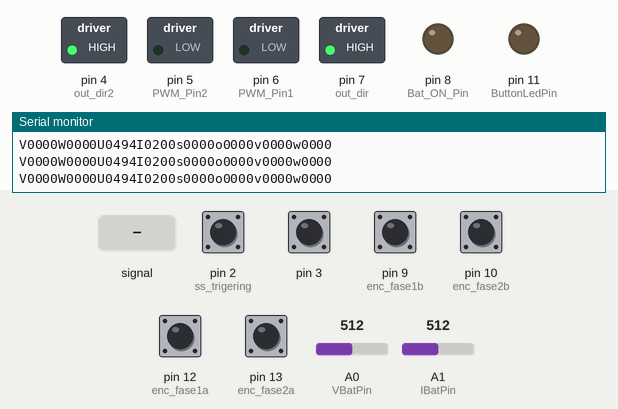
Bench run of a sketch on a simulated Arduino Uno, built with avr-gcc and run on an emulated ATmega328P. Parts: switched loads named in the sketch (green lamp = pin HIGH), output pins drawn as LEDs (lit = HIGH), the last lines printed to the serial monitor. Dashed ring = blinking. The test bench sets the inputs (shaded band); at power-on: pin 2 (ss_trigering), pin 3, pin 9 (enc_fase1b), pin 10 (enc_fase2b), pin 12 (enc_fase1a), pin 13 (enc_fase2a) HIGH, A0 (VBatPin) = 512, A1 (IBatPin) = 512. Pins used as bus, display or sensor lines are not drawn.

Above: at 1.2 s.
1.3 s: A0 (VBatPin) fed a 2 Hz sine of ±306 counts around its level
At 1.62 s:
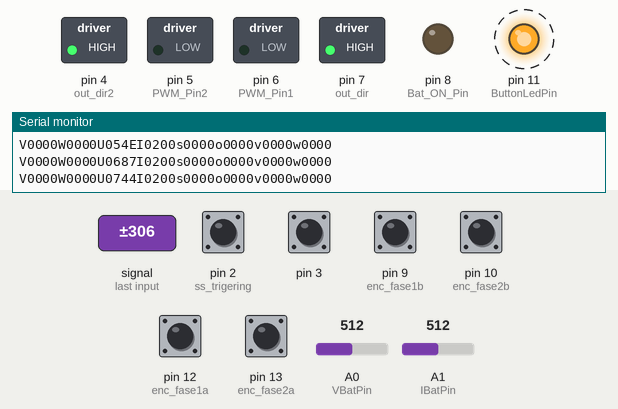
4.3 s: A0 (VBatPin) fed a 50 Hz sine of ±306 counts around its level
At 5.0 s:
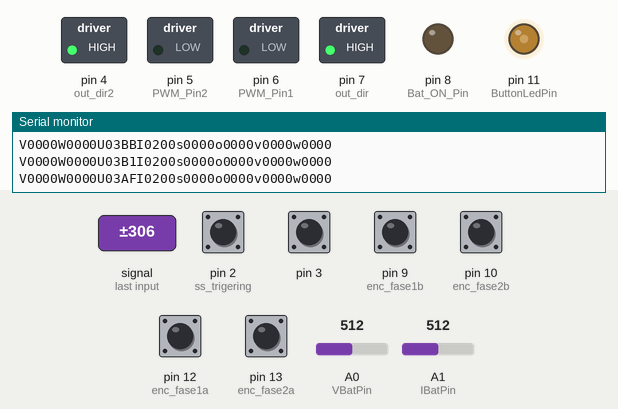
5.8 s: A0 (VBatPin) set to 0
At 6.3 s:
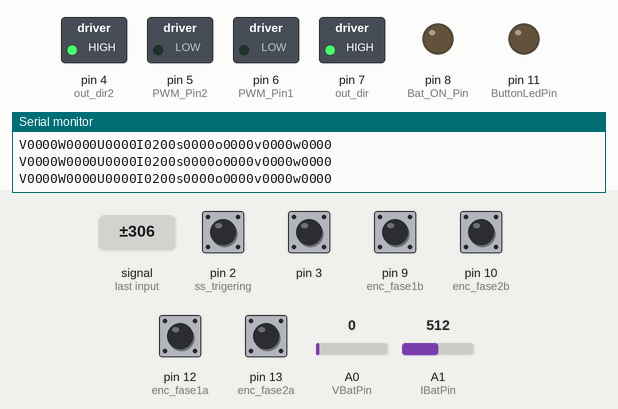
Timing chart, 0 to 8.8 s (numbered marks = the images above; inputs shaded):
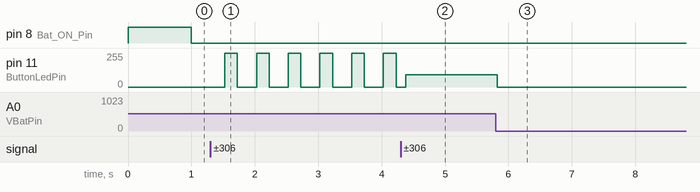

Measured:
- after the input at 1.3 s, pin 11 (ButtonLedPin): alternates 255/255 for 0.20 s and 0/255 for 0.30 s, starting after 0.23 s
- after the input at 5.8 s, pin 11 (ButtonLedPin): 92/255 → 0/255 at once

The sketch:

L298Duino.ino
```cpp
#include <TimerOne.h>
#include "proj_types.h"
#include "micros_sonar.h"

int pwm1 = 0;
int pwm2 = 0;

const int PWM_Pin1 = 6;
const int PWM_Pin2 = 5;

const int out_dir = 7;
const int out_dir2 = 4;

const int enc_fase1a = 12;
const int enc_fase2a = 13;

const int enc_fase1b = 9;
const int enc_fase2b = 10;

const int Bat_ON_Pin = 8;
//const int LedPin = 13;
const int ButtonLedPin = 11;

#define RELAY_ON 0
#define RELAY_OFF 1

const int VBatPin = A0;
const int IBatPin = A1;

const int SonarATrig = A2;
const int SonarBTrig = A3;

// 2  <- SonarA echo
// 3  <- SonarB echo
// 4  -> Dir1
// 5  -> PWM1
// 6  -> PWM2
// 7  -> Dir2
// 8  -> Bat_on
// 9  <- enc1b
// 10 <- enc2b
// 11 -> Button LED
// 12 <- enc1a
// 13 <- enc2a

// A0 <- VBat
// A1 <- IBat
// A2 -> SonarA Trig
// A3 -> SonarB Trig
// A4
// A5
// A6

byte enc1_state, old1_state;

volatile unsigned int enc1;

byte enc2_state, old2_state;

volatile unsigned int enc2;

unsigned long currentTime;
unsigned long loopTime;

PID_t pid[2];
int odo[2];
int last_odo[2];

float w_odo[2];
float w_ref[2];
int PID_out[2];

int motor_timeout = 200;
unsigned long last_motor_com;

uint8_t sonar_side;

int frame;
char curChannel;
char frameHexData[4];

void setup_time()
{
  currentTime = millis();
  loopTime = currentTime;
}

void setup_PIDs(void)
{
  pid[0].Kp = 0.008;
  pid[0].Ki = 1e-2;
  pid[0].Kd = 0; //1e-3;
  pid[0].Kf = 1.5e-3;
  pid[0].scale = 255;
  pid[0].dt = 0.04;
  pid[0].active = 1;

  pid[1] = pid[0];
}

float calc_pid(PID_t& pid, float w_ref, float w)
{
  float de, Se;
  pid.e = w_ref - w;
  pid.last_e = pid.e;
  pid.w = w;
  pid.w_ref = w_ref;

  Se = pid.Se + pid.e * pid.dt;
  de = (pid.e - pid.last_e) / pid.dt;

  // Remove integration for zero reference
  if (w_ref == 0) {
    Se = 0;
  }

  // Calc PID output
  pid.m = pid.Kp * pid.e + pid.Ki * Se + pid.Kd * de + pid.Kf * pid.w_ref;

  // Anti windup
  if (abs(pid.m) > 1) {
    pid.m = pid.m + pid.Ki * (pid.Se - Se);
  } else {
    pid.Se = Se;
  }

  if (pid.m > 1) {
    pid.m = 1;
  } else if (pid.m < -1) {
    pid.m = -1;
  }

  return pid.m * pid.scale;
}


void callback(void)
{
  if (digitalRead(enc_fase2a)) enc1_state = 2;
  else enc1_state = 0;
  if (digitalRead(enc_fase1a)) enc1_state += 1;

   if (digitalRead(enc_fase2b)) enc2_state = 2;
  else enc2_state = 0;
  if (digitalRead(enc_fase1b)) enc2_state += 1;
  sei();

/////////////////////
  if (old1_state == 0) {
    if (enc1_state == 1) {
      enc1++;
    }

    if (enc1_state == 2) {
      enc1--;
    }
  }

  if (old1_state == 1) {
    if (enc1_state == 3) {
      enc1++;
    }

    if (enc1_state == 0) {
      enc1--;
    }
  }


  if (old1_state == 2) {
    if (enc1_state == 0) {
      enc1++;
    }

    if (enc1_state == 3) {
      enc1--;
    }
  }

  if (old1_state == 3) {
    if (enc1_state == 2)  {
      enc1++;
    }

    if (enc1_state == 1) {
      enc1--;
    }
  }

  old1_state = enc1_state;

//////////////
  if (old2_state == 0) {
    if (enc2_state == 1) {
      enc2++;
    }

    if (enc2_state == 2) {
      enc2--;
    }
  }

  if (old2_state == 1) {
    if (enc2_state == 3) {
      enc2++;
    }

    if (enc2_state == 0) {
      enc2--;
    }
  }

  if (old2_state == 2) {
    if (enc2_state == 0) {
      enc2++;
    }

    if (enc2_state == 3) {
      enc2--;
    }
  }

  if (old2_state == 3) {
    if (enc2_state == 2) {
      enc2++;
    }

    if (enc2_state == 1) {
      enc2--;
    }
  }

  old2_state = enc2_state;

}

////////////
void sendHexNibble(byte b)
{
  if (b < 10) {
    Serial.write('0' + b);
  } else if (b < 16) {
    Serial.write('A' + (b - 10));
  }
}

void sendHexByte(byte b)
{
  sendHexNibble(b >> 4);
  sendHexNibble(b & 0x0F);
}


void sendChannel(unsigned char c, int v)
{
  Serial.write(c);
  sendHexByte(v >> 8);
  sendHexByte(v & 0xFF);
}

byte isHexNibble(char c)
{
  if ((c >= '0' && c <= '9') || (c >= 'A' && c <= 'F')) return 1;
  else return 0;
}

void motor1(int pwm)
{
  if (pwm > 0) {
    if (pwm > 255) pwm = 255;
    digitalWrite(out_dir, LOW);
    analogWrite(PWM_Pin1, pwm);
  } else {
    if (pwm < -255) pwm = -255;
    digitalWrite(out_dir, HIGH);
    analogWrite(PWM_Pin1, -pwm);
  }
}

void motor2(int pwm)
{
  if (pwm < 0) {
    if (pwm < -255) pwm = -255;
    digitalWrite(out_dir2, LOW);
    analogWrite(PWM_Pin2, -pwm);
  } else {
    if (pwm > 255) pwm = 255;
    digitalWrite(out_dir2, HIGH);
    analogWrite(PWM_Pin2, pwm);
  }
}

byte HexNibbleToByte(char c)
{
  if (c >= '0' && c <= '9') return c - '0';
  else if (c >= 'A' && c <= 'F') return c - 'A' + 10;
  else return 0;
}

void processFrame(void)
{
  int value;
  value = (HexNibbleToByte(frameHexData[0]) << 12) +
          (HexNibbleToByte(frameHexData[1]) << 8)  +
          (HexNibbleToByte(frameHexData[2]) << 4)  +
           HexNibbleToByte(frameHexData[3]);

  if (curChannel == 'M') {
    pwm1 = value - 255;
    motor1(pwm1);
  } else if (curChannel == 'N') {
    pwm2 = value - 255;
    motor2(pwm2);
  } else if (curChannel == 'R') {
    w_ref[0] = value;
    last_motor_com = millis();
  } else if (curChannel == 'S') {
    w_ref[1] = value;
    last_motor_com = millis();
  } else if (curChannel == 'P') {
    pid[0].active = value;
    pid[1].active = value;
  }

}


void setup()
{
  enc1_state = 0;
  enc1 = 0;
  enc2_state = 0;
  enc2 = 0;

  setup_PIDs();

  //digitalWrite(LedPin, 0);
  //pinMode(LedPin, OUTPUT);

  digitalWrite(ButtonLedPin, 0);
  pinMode(ButtonLedPin, OUTPUT);

  digitalWrite(Bat_ON_Pin, RELAY_OFF);
  pinMode(Bat_ON_Pin, OUTPUT);

  pinMode(enc_fase1a, INPUT);
  digitalWrite(enc_fase1a, HIGH);

  pinMode(enc_fase2a, INPUT);
  digitalWrite(enc_fase2a, HIGH);

  pinMode(enc_fase1b, INPUT);
  digitalWrite(enc_fase1b, HIGH);

  pinMode(enc_fase2b, INPUT);
  digitalWrite(enc_fase2b, HIGH);

  pinMode(out_dir, OUTPUT);
  pinMode(out_dir2, OUTPUT);

  pinMode(VBatPin, INPUT);
  pinMode(IBatPin, INPUT);

  old1_state = (digitalRead(enc_fase2a) << 1) + digitalRead(enc_fase1a);
  old2_state = (digitalRead(enc_fase2b) << 1) + digitalRead(enc_fase1b);


  digitalWrite(out_dir, LOW);
  digitalWrite(out_dir2, LOW);
  analogReference(DEFAULT);

  SonarA.init(SonarATrig);
  SonarB.init(SonarBTrig);
  SonarA.start_measure(100);

  Timer1.initialize(100);            // initialize timer1, and set a 10k frequency
  Timer1.attachInterrupt(callback);  // attaches callback() as a timer overflow interrupt

  motor1(0);
  motor2(0);

  frame = -1;
  Serial.begin(115200);
  Serial.println("Serial channels");
  sendChannel('G', 0);
  Serial.println();

  w_ref[0] = 0;
  w_ref[1] = 0;

  // Faster PWM for timer0 prescaler from 64 to 8;
  //TCCR0B &= ~(1 << CS00);

}


int AD_bat;
unsigned long dist_L, dist_R;

void loop()
{
  byte b, i;
  unsigned long stop;


  AD_bat = (15 * AD_bat + analogRead(VBatPin)) / 16;
  if (AD_bat > 600) {
    digitalWrite(ButtonLedPin, 1);
  } else {
    digitalWrite(ButtonLedPin, 0);
  }

  currentTime = millis();// / 8;

  if(currentTime >= 1000){
    digitalWrite(Bat_ON_Pin, RELAY_ON);
    //digitalWrite(LedPin, 1);
  }

  if(currentTime >= (loopTime + 40)) {


    for(i = 0; i < 2; i++) {
      last_odo[i] = odo[i];
    }
    odo[0] = enc1;
    odo[1] = enc2;

    for(i = 0; i < 2; i++) {
      w_odo[i] = odo[i] - last_odo[i];
      PID_out[i] = calc_pid(pid[i], w_ref[i], w_odo[i]);
    }


    if (millis() - last_motor_com < motor_timeout) {
      if(pid[0].active) motor1(PID_out[0]);
      if(pid[1].active) motor2(PID_out[1]);
    } else {
      motor1(0);
      motor2(0);
    }

    sendChannel('V', enc1);
    sendChannel('W', enc2);

    sendChannel('U', AD_bat * (1646.0 / 698.0));
    sendChannel('I', analogRead(IBatPin));

    sendChannel('s', dist_L);
    sendChannel('o', dist_R);

    sendChannel('v', w_odo[0]);
    sendChannel('w', w_odo[1]);

    //Serial.print(SonarA.state);

    //stop =  millis();
    //sendChannel('L', stop - currentTime);
    Serial.println();

    loopTime = loopTime + 40;  // Updates loopTime

    if (sonar_side == 0  && SonarA.measure_available()) {
      dist_L = SonarA.read_measure(); // TODO Convert to mm
      SonarB.start_measure(100);
      sonar_side = 1;
    } else  if (sonar_side == 1  && SonarB.measure_available()) {
      dist_R = SonarB.read_measure(); // TODO Convert to mm
      SonarA.start_measure(100);
      sonar_side = 0;
    }

  }

  // Serial State machine
  if (Serial.available() > 0) {
    b = Serial.read();

    switch (frame) {
      case -1:
        if (b >= 'I' && b <= 'Z') {
          frame = 0;
          curChannel = b;
        }
        break;
      case 0:
        if (isHexNibble(b)) {
          frameHexData[frame] = b;
          frame = 1;
        }
        break;
      case 1:
        if (isHexNibble(b)) {
          frameHexData[frame] = b;
          frame = 2;
        }
        break;
      case 2:
        if (isHexNibble(b)) {
          frameHexData[frame] = b;
          frame = 3;
        }
        break;
      case 3:
        if (isHexNibble(b)) {
          frameHexData[frame] = b;
          processFrame();
          frame = -1;
        }
        break;
      }

  }
}


// 0x2BA -> 698 - > 16.46 V
```

micros_sonar.cpp
```cpp
// (licence header left out)
#include "micros_sonar.h"
#include "Arduino.h"

micros_sonar_t SonarA(2);
micros_sonar_t SonarB(3);

enum sonar_states_t {ss_init, ss_idle, ss_trigering, ss_wait_for_start_measuring, ss_wait_for_stop_measuring, ss_error};

unsigned long us;

void ISR_pin_2(void)
{
  us = micros();
  if (SonarA.state == ss_wait_for_start_measuring) {
    if (digitalRead(2)) {
      SonarA.measure_start = us;
      SonarA.state = ss_wait_for_stop_measuring;
    } else {
      SonarA.state = ss_error;
    }
  } else if (SonarA.state == ss_wait_for_stop_measuring) {
    if (digitalRead(2) == 0) {
      SonarA.measure = us - SonarA.measure_start;
      SonarA.state = ss_idle;
    } else {
      SonarA.state = ss_error;
    }
  }
}

void ISR_pin_3(void)
{
  us = micros();
  if (SonarB.state == ss_wait_for_start_measuring) {
    if (digitalRead(3)) {
      SonarB.measure_start = us;
      SonarB.state = ss_wait_for_stop_measuring;
    } else {
      SonarB.state = ss_error;
    }
  } else if (SonarB.state == ss_wait_for_stop_measuring) {
    if (digitalRead(3) == 0) {
      SonarB.measure = us - SonarB.measure_start;
      SonarB.state = ss_idle;
    } else {
      SonarB.state = ss_error;
    }
  }
}


void micros_sonar_t::init(int8_t new_trigger_pin)
{
  trigger_pin = new_trigger_pin;

  digitalWrite(trigger_pin, 0);
  pinMode(trigger_pin, OUTPUT);

  pinMode(echo_pin, INPUT_PULLUP);
  if (echo_pin == 2)  attachInterrupt(digitalPinToInterrupt(echo_pin), ISR_pin_2, CHANGE);
  if (echo_pin == 3)  attachInterrupt(digitalPinToInterrupt(echo_pin), ISR_pin_3, CHANGE);
  state = ss_idle;
}

void micros_sonar_t::start_measure(int timeout_ms)
{
  state = ss_trigering;
  digitalWrite(trigger_pin, 1);
  trig_start = micros();
  timeout = 1000UL * timeout_ms;
  delayMicroseconds(10);
  state = ss_wait_for_start_measuring;
  digitalWrite(trigger_pin, 0);
}


uint8_t micros_sonar_t::measure_available(void)
{
  if (micros() - trig_start > timeout) state = ss_error;
  return state == ss_idle || state == ss_error;
}

unsigned long micros_sonar_t::read_measure(void)
{
  if (state == ss_idle) return measure;
  else return 0;
}

micros_sonar_t::micros_sonar_t(int8_t new_echo_pin)
{
  state = ss_init;
  echo_pin = new_echo_pin;
}
```

micros_sonar.h
```cpp
// (licence header left out)
#ifndef MICROS_SONAR_H
#define MICROS_SONAR_H

#include "Arduino.h"


class micros_sonar_t
{
    uint8_t trigger_pin, echo_pin;
  public:
    unsigned long timeout;
    unsigned long trig_start, measure_start, measure;
    volatile uint8_t state;
    micros_sonar_t(int8_t new_echo_pin);

    void init(int8_t new_trigger_pin);
    void start_measure(int timeout_ms);
    uint8_t measure_available(void);
    unsigned long read_measure(void);
};


extern micros_sonar_t SonarA;
extern micros_sonar_t SonarB;

#endif // MICROS_SONAR_H
```

proj_types.h
```cpp
#ifndef PROJ_TYPES_H
#define PROJ_TYPES_H

#include "Arduino.h"

// Servo types
typedef struct{
    float dt, Ki, Kp, Kd, Kf;
    float w, w_ref;
    float e, last_e, Se;
    float m, scale;
    byte active;
} PID_t;


typedef union {
  struct {
    unsigned char b0  : 1;
    unsigned char b1  : 1;
    unsigned char b2  : 1;
    unsigned char b3  : 1;
    unsigned char b4  : 1;
    unsigned char b5  : 1;
    unsigned char b6  : 1;
    unsigned char b7  : 1;
  } bits;

  byte b;

} bits8_t;


typedef struct {
   byte l, h;
} word_bytes;

typedef union {
  struct {
    unsigned char b0  : 1;
    unsigned char b1  : 1;
    unsigned char b2  : 1;
    unsigned char b3  : 1;
    unsigned char b4  : 1;
    unsigned char b5  : 1;
    unsigned char b6  : 1;
    unsigned char b7  : 1;
    unsigned char b8  : 1;
    unsigned char b9  : 1;
    unsigned char b10 : 1;
    unsigned char b11 : 1;
    unsigned char b12 : 1;
    unsigned char b13 : 1;
    unsigned char b14 : 1;
    unsigned char b15 : 1;
  } bits;

  word_bytes b;

  uint16_t word;

} bits16_t;


#endif // PROJ_TYPES_H
```
